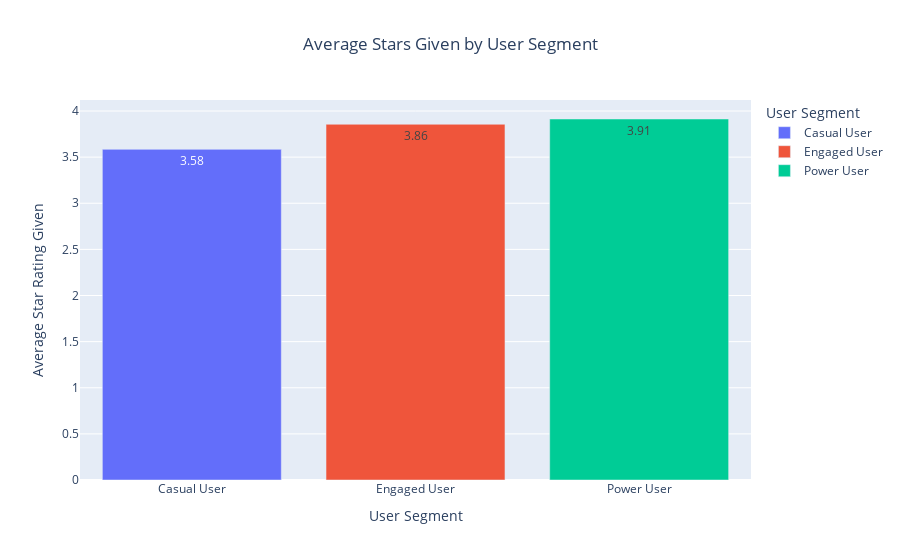
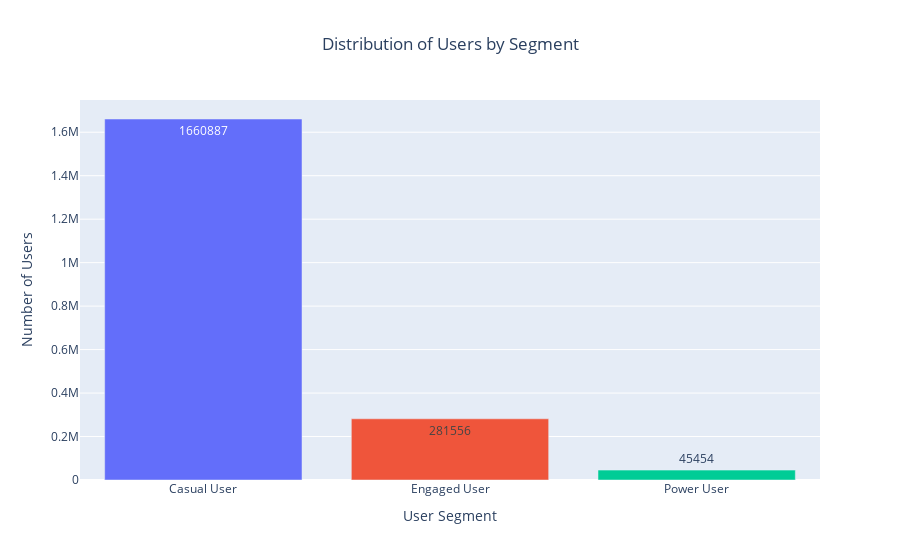

The notebook cell these images were saved under, in order:
### Code cell
#Do users with many reviews and fans rate restaurants differently than casual users?
user_category = pd.read_sql_query(
""" 
SELECT
    user_id,
    review_count,
    fans,
    average_stars,
    (CASE
        WHEN review_count > 50 AND fans > 10 THEN 'Power User'
        WHEN review_count > 10 AND fans > 0 THEN 'Engaged User'
        ELSE 'Casual User'
    END) as user_segment
FROM
    users;
""",
engine
)
display(user_category)

segment_analysis = user_category.groupby('user_segment')['average_stars'].agg(['mean', 'count']).reset_index()
segment_order = ['Casual User', 'Engaged User', 'Power User']
segment_analysis['user_segment'] = pd.Categorical(segment_analysis['user_segment'], categories=segment_order, ordered=True)
segment_analysis = segment_analysis.sort_values('user_segment')

segment_analysis = segment_analysis.rename(columns={'mean': 'avg_stars_given', 'count': 'user_count'})

fig1 = px.bar(segment_analysis,
              x='user_segment',
              y='avg_stars_given',
              color='user_segment',
              text=segment_analysis['avg_stars_given'].round(2), 
              title='Average Stars Given by User Segment',
              labels={
                  'user_segment': 'User Segment',
                  'avg_stars_given': 'Average Stars Given by User'
              }
              )

fig1.update_layout(
    xaxis_title="User Segment",
    yaxis_title="Average Star Rating Given",
    title_x = 0.5
)

fig1.show()

fig2 = px.bar(segment_analysis,
              x='user_segment',
              y='user_count',
              color='user_segment',
              text='user_count',
              title='Distribution of Users by Segment',
              labels={
                  'user_segment': 'User Segment',
                  'user_count': 'Number of Users'
              })

fig2.update_layout(
    xaxis_title="User Segment",
    yaxis_title="Number of Users",
    title_x = 0.5,
    showlegend=False
)

fig1.show()
#For rendering Plot in Github Only
fig1.write_image("screenshots/average_stars_given_by_user.png")
display(Image("screenshots/average_stars_given_by_user.png"))

fig2.show()
#For rendering Plot in Github Only
fig2.write_image("screenshots/distribution_of_users_by_segment.png")
display(Image("screenshots/distribution_of_users_by_segment.png"))

### Figure 1 — Plotly figure (JSON) as saved in the notebook; plotly's stock layout.template omitted (floating-point values rounded to 4 significant figures)
{"data": [{"hovertemplate": "User Segment=%{x}<br>Average Stars Given by User=%{y}<br>text=%{text}<extra></extra>", "legendgroup": "Casual User", "marker": {"color": "#636efa", "pattern": {"shape": ""}}, "name": "Casual User", "orientation": "v", "showlegend": true, "text": [3.58], "textposition": "auto", "type": "bar", "x": ["Casual User"], "xaxis": "x", "y": [3.584], "yaxis": "y"}, {"hovertemplate": "User Segment=%{x}<br>Average Stars Given by User=%{y}<br>text=%{text}<extra></extra>", "legendgroup": "Engaged User", "marker": {"color": "#EF553B", "pattern": {"shape": ""}}, "name": "Engaged User", "orientation": "v", "showlegend": true, "text": [3.86], "textposition": "auto", "type": "bar", "x": ["Engaged User"], "xaxis": "x", "y": [3.856], "yaxis": "y"}, {"hovertemplate": "User Segment=%{x}<br>Average Stars Given by User=%{y}<br>text=%{text}<extra></extra>", "legendgroup": "Power User", "marker": {"color": "#00cc96", "pattern": {"shape": ""}}, "name": "Power User", "orientation": "v", "showlegend": true, "text": [3.91], "textposition": "auto", "type": "bar", "x": ["Power User"], "xaxis": "x", "y": [3.913], "yaxis": "y"}], "layout": {"barmode": "relative", "legend": {"title": {"text": "User Segment"}, "tracegroupgap": 0}, "title": {"text": "Average Stars Given by User Segment", "x": 0.5}, "xaxis": {"anchor": "y", "categoryarray": ["Casual User", "Engaged User", "Power User"], "categoryorder": "array", "domain": [0, 1], "title": {"text": "User Segment"}}, "yaxis": {"anchor": "x", "domain": [0, 1], "title": {"text": "Average Star Rating Given"}}}}

### Figure 2 — Plotly figure (JSON) as saved in the notebook; plotly's stock layout.template omitted (floating-point values rounded to 4 significant figures)
{"data": [{"hovertemplate": "User Segment=%{x}<br>Number of Users=%{text}<extra></extra>", "legendgroup": "Casual User", "marker": {"color": "#636efa", "pattern": {"shape": ""}}, "name": "Casual User", "orientation": "v", "showlegend": true, "text": [1661000.0], "textposition": "auto", "type": "bar", "x": ["Casual User"], "xaxis": "x", "y": [1660887], "yaxis": "y"}, {"hovertemplate": "User Segment=%{x}<br>Number of Users=%{text}<extra></extra>", "legendgroup": "Engaged User", "marker": {"color": "#EF553B", "pattern": {"shape": ""}}, "name": "Engaged User", "orientation": "v", "showlegend": true, "text": [281600.0], "textposition": "auto", "type": "bar", "x": ["Engaged User"], "xaxis": "x", "y": [281556], "yaxis": "y"}, {"hovertemplate": "User Segment=%{x}<br>Number of Users=%{text}<extra></extra>", "legendgroup": "Power User", "marker": {"color": "#00cc96", "pattern": {"shape": ""}}, "name": "Power User", "orientation": "v", "showlegend": true, "text": [45450.0], "textposition": "auto", "type": "bar", "x": ["Power User"], "xaxis": "x", "y": [45454], "yaxis": "y"}], "layout": {"barmode": "relative", "legend": {"title": {"text": "User Segment"}, "tracegroupgap": 0}, "showlegend": false, "title": {"text": "Distribution of Users by Segment", "x": 0.5}, "xaxis": {"anchor": "y", "categoryarray": ["Casual User", "Engaged User", "Power User"], "categoryorder": "array", "domain": [0, 1], "title": {"text": "User Segment"}}, "yaxis": {"anchor": "x", "domain": [0, 1], "title": {"text": "Number of Users"}}}}
